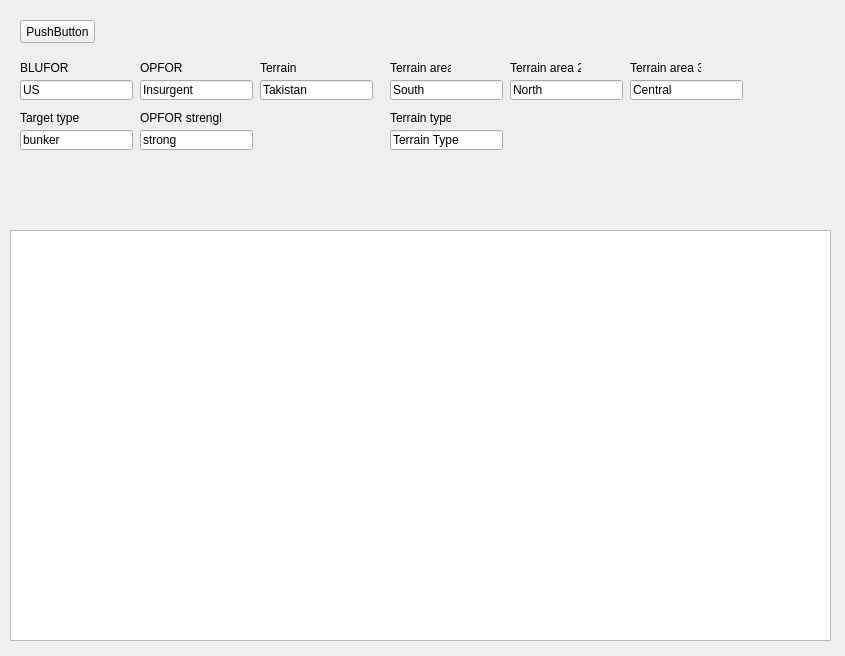
<?xml version="1.0" encoding="UTF-8"?>
<ui version="4.0">
 <class>Widget</class>
 <widget class="QWidget" name="Widget">
  <property name="geometry">
   <rect>
    <x>0</x>
    <y>0</y>
    <width>845</width>
    <height>656</height>
   </rect>
  </property>
  <property name="windowTitle">
   <string>Briefing Generator (c) PMC</string>
  </property>
  <widget class="QTextEdit" name="briefing">
   <property name="geometry">
    <rect>
     <x>10</x>
     <y>230</y>
     <width>821</width>
     <height>411</height>
    </rect>
   </property>
  </widget>
  <widget class="QPushButton" name="pushButton">
   <property name="geometry">
    <rect>
     <x>20</x>
     <y>20</y>
     <width>75</width>
     <height>23</height>
    </rect>
   </property>
   <property name="text">
    <string>PushButton</string>
   </property>
  </widget>
  <widget class="QLineEdit" name="blufor">
   <property name="geometry">
    <rect>
     <x>20</x>
     <y>80</y>
     <width>113</width>
     <height>20</height>
    </rect>
   </property>
   <property name="text">
    <string>US</string>
   </property>
  </widget>
  <widget class="QLineEdit" name="terrain">
   <property name="geometry">
    <rect>
     <x>260</x>
     <y>80</y>
     <width>113</width>
     <height>20</height>
    </rect>
   </property>
   <property name="text">
    <string>Takistan</string>
   </property>
  </widget>
  <widget class="QLineEdit" name="opfor">
   <property name="geometry">
    <rect>
     <x>140</x>
     <y>80</y>
     <width>113</width>
     <height>20</height>
    </rect>
   </property>
   <property name="text">
    <string>Insurgent</string>
   </property>
  </widget>
  <widget class="QLineEdit" name="terrain_area">
   <property name="geometry">
    <rect>
     <x>390</x>
     <y>80</y>
     <width>113</width>
     <height>20</height>
    </rect>
   </property>
   <property name="text">
    <string>South</string>
   </property>
  </widget>
  <widget class="QLineEdit" name="terrain_area2">
   <property name="geometry">
    <rect>
     <x>510</x>
     <y>80</y>
     <width>113</width>
     <height>20</height>
    </rect>
   </property>
   <property name="text">
    <string>North</string>
   </property>
  </widget>
  <widget class="QLineEdit" name="terrain_area3">
   <property name="geometry">
    <rect>
     <x>630</x>
     <y>80</y>
     <width>113</width>
     <height>20</height>
    </rect>
   </property>
   <property name="text">
    <string>Central</string>
   </property>
  </widget>
  <widget class="QLabel" name="label">
   <property name="geometry">
    <rect>
     <x>20</x>
     <y>60</y>
     <width>81</width>
     <height>16</height>
    </rect>
   </property>
   <property name="text">
    <string>BLUFOR</string>
   </property>
  </widget>
  <widget class="QLabel" name="label_2">
   <property name="geometry">
    <rect>
     <x>140</x>
     <y>60</y>
     <width>51</width>
     <height>16</height>
    </rect>
   </property>
   <property name="text">
    <string>OPFOR</string>
   </property>
  </widget>
  <widget class="QLabel" name="label_3">
   <property name="geometry">
    <rect>
     <x>260</x>
     <y>60</y>
     <width>51</width>
     <height>16</height>
    </rect>
   </property>
   <property name="text">
    <string>Terrain</string>
   </property>
  </widget>
  <widget class="QLabel" name="label_4">
   <property name="geometry">
    <rect>
     <x>390</x>
     <y>60</y>
     <width>61</width>
     <height>16</height>
    </rect>
   </property>
   <property name="text">
    <string>Terrain area</string>
   </property>
  </widget>
  <widget class="QLabel" name="label_5">
   <property name="geometry">
    <rect>
     <x>510</x>
     <y>60</y>
     <width>71</width>
     <height>16</height>
    </rect>
   </property>
   <property name="text">
    <string>Terrain area 2</string>
   </property>
  </widget>
  <widget class="QLabel" name="label_6">
   <property name="geometry">
    <rect>
     <x>630</x>
     <y>60</y>
     <width>71</width>
     <height>16</height>
    </rect>
   </property>
   <property name="text">
    <string>Terrain area 3</string>
   </property>
  </widget>
  <widget class="QLineEdit" name="terrain_type">
   <property name="geometry">
    <rect>
     <x>390</x>
     <y>130</y>
     <width>113</width>
     <height>20</height>
    </rect>
   </property>
   <property name="text">
    <string>Terrain Type</string>
   </property>
  </widget>
  <widget class="QLabel" name="label_7">
   <property name="geometry">
    <rect>
     <x>390</x>
     <y>110</y>
     <width>61</width>
     <height>16</height>
    </rect>
   </property>
   <property name="text">
    <string>Terrain type</string>
   </property>
  </widget>
  <widget class="QLineEdit" name="target_type">
   <property name="geometry">
    <rect>
     <x>20</x>
     <y>130</y>
     <width>113</width>
     <height>20</height>
    </rect>
   </property>
   <property name="text">
    <string>bunker</string>
   </property>
  </widget>
  <widget class="QLabel" name="label_8">
   <property name="geometry">
    <rect>
     <x>20</x>
     <y>110</y>
     <width>61</width>
     <height>16</height>
    </rect>
   </property>
   <property name="text">
    <string>Target type</string>
   </property>
  </widget>
  <widget class="QLineEdit" name="opfor_strenght">
   <property name="geometry">
    <rect>
     <x>140</x>
     <y>130</y>
     <width>113</width>
     <height>20</height>
    </rect>
   </property>
   <property name="text">
    <string>strong</string>
   </property>
  </widget>
  <widget class="QLabel" name="label_9">
   <property name="geometry">
    <rect>
     <x>140</x>
     <y>110</y>
     <width>81</width>
     <height>16</height>
    </rect>
   </property>
   <property name="text">
    <string>OPFOR strenght</string>
   </property>
  </widget>
 </widget>
 <layoutdefault spacing="6" margin="11"/>
 <resources/>
 <connections/>
</ui>
